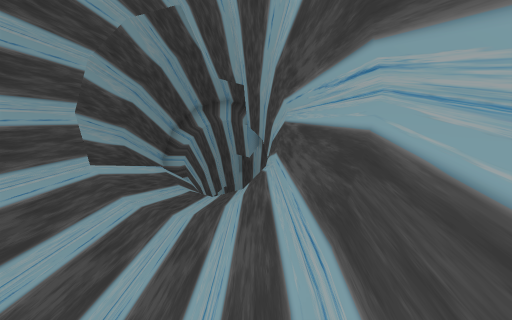
View 1 (above)

19 first-person views from a walk through a scene from a Unity 3-D project. The camera is 1.4 m above the floor, tilts 10° down and sees 70° across. The floor is counted in squares, 1 m on a side. Each view is taken from the middle of a square. On the plan, view 1 faces up. The plan holds only what a view shows up to about 16 squares ahead; the rest is blank. The place goes on beyond the plan. The player is left out.

View 2
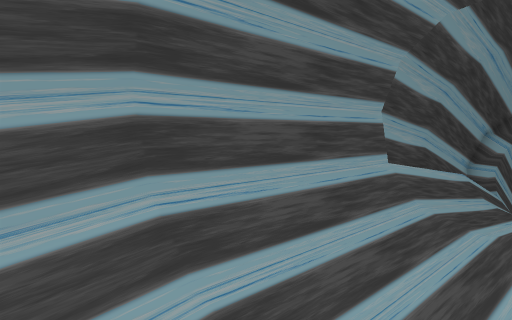

View 3
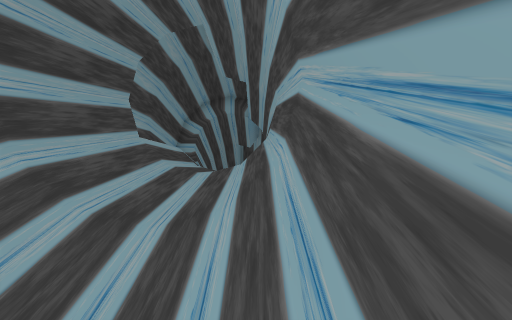

View 4
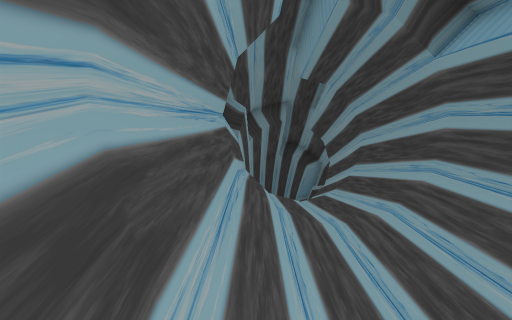

View 5
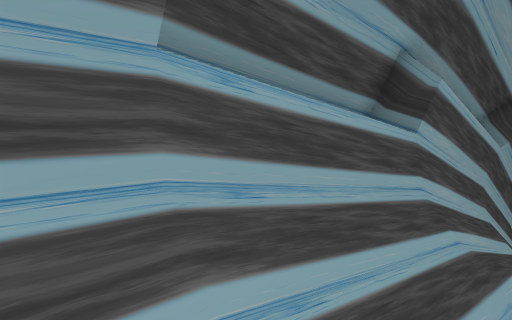

View 6
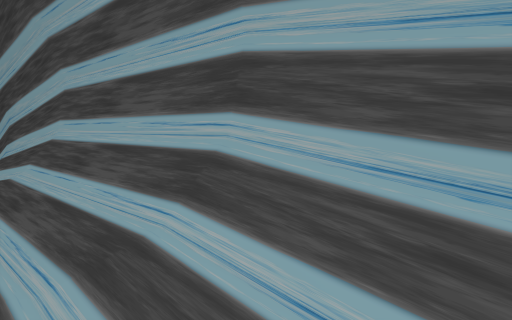

View 7
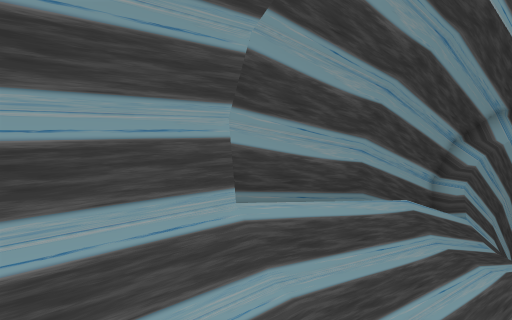

View 8
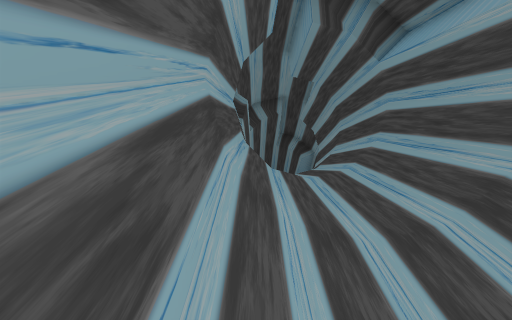

View 9
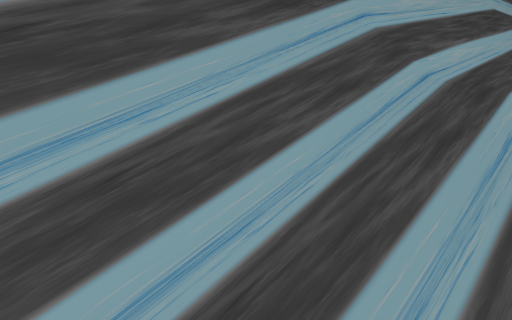

View 10
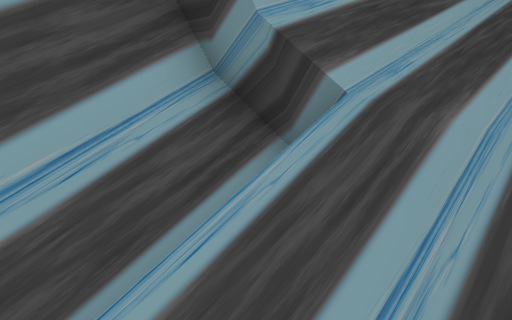

View 11
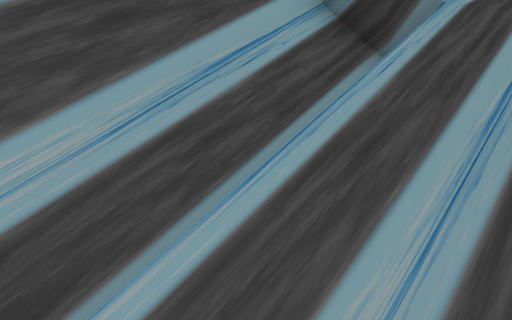

View 12
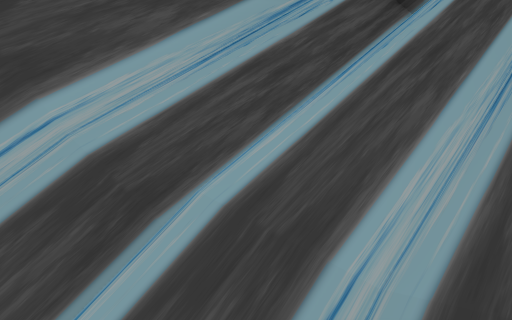

View 13
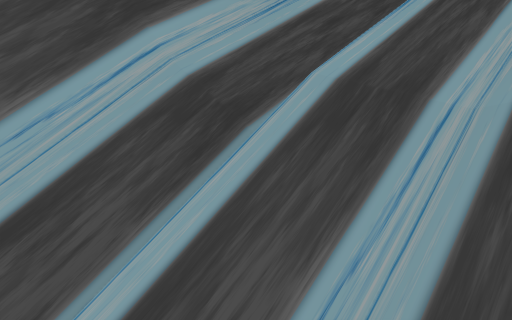

View 14
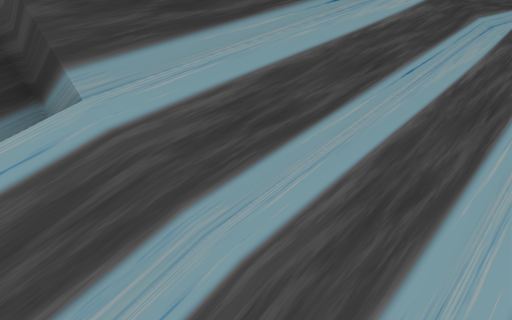

View 15
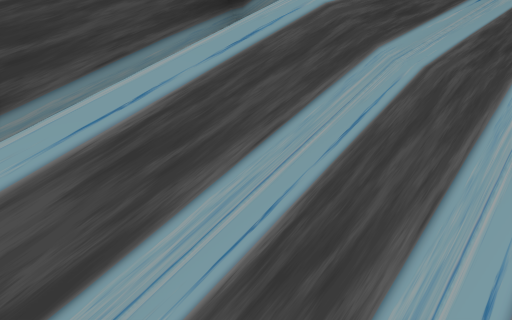

View 16
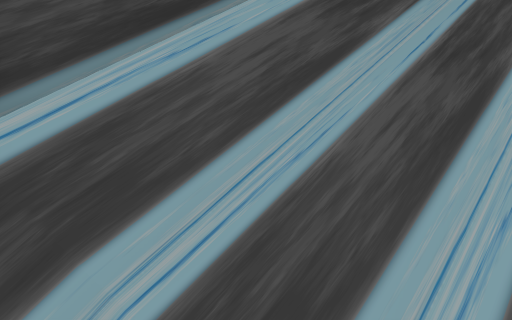

View 17
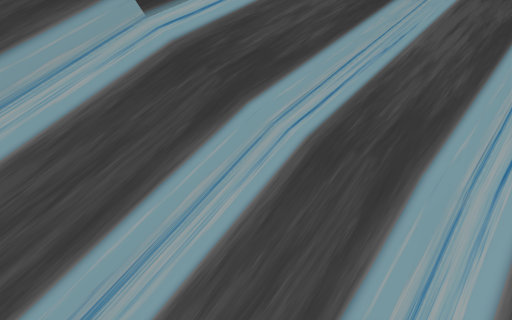

View 18
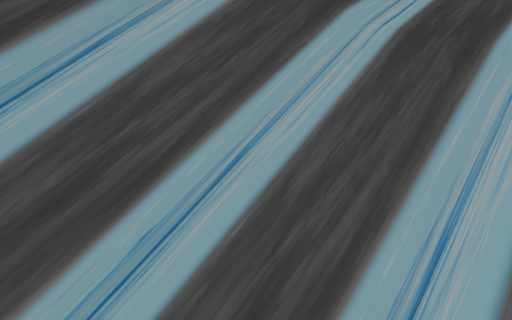

View 19
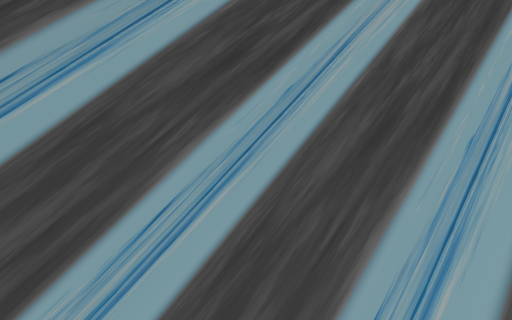

### Floor plan
Key: @ floor where view 1 was taken; # wall or solid block; / step, stairs or slope; = window, fence, low wall or low ledge; ^ raised ledge; v drop or lower ground.
Columns run from 4 left of view 1 to 1 right of it. Each row starts with its distance up from view 1.
 23   / v
 22  #//v#
 21  #//v#
 20  #//v#
 19  #//v#
 18  #//v#
 17 ##//##
 16 ^^//##
 15 ^^//#
 14 ^^//#
 13 ^^//#
 12 ^^//#
 11 #^//#
 10 #^//#
  9 #^//#
  8 #^//##
  7 ##//##
  6  #///#
  5  #///#
  4  #///#
  3  #///#
  2  #///#
  1  #///#
  0  #//@#
 -1  #///#
 -2  #///#
 -3  #///#
 -4  #//##
 -5  #//##
 -6  #//#
 -7  #//#
 -8  #//#
 -9  #//#
-10  #//#
-11  #//#
-12  #//#
-13 ##//#
-14 #=//#
-15 ^^//#
-16 ^^//#
-17 ^^//#
-18  #//#
-19  #//
-20  #//
-21  #//

Positions as (right, up) in squares from view 1, and headings:
1: (0, 0), facing up
2: (0, 0), facing up-left
3: (0, -3), facing up
4: (0, 3), facing down
5: (-2, -2), facing down-right
6: (-2, -1), facing up-right
7: (0, 4), facing up-left
8: (0, 6), facing down
9: (-2, 16), facing down-right
10: (-2, 19), facing down-right
11: (-2, 21), facing down-right
12: (-2, 22), facing down-right
13: (-2, 23), facing down-right
14: (-1, -14), facing up-left
15: (-1, -16), facing up-left
16: (-1, -18), facing up-left
17: (-1, -19), facing up-left
18: (-1, -20), facing up-left
19: (-1, -21), facing up-left
